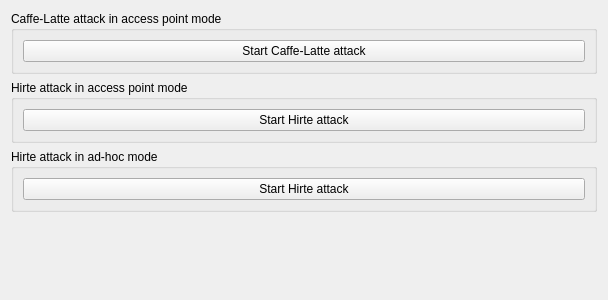
          <widget class="QWidget" name="page">
           <property name="geometry">
            <rect>
             <x>0</x>
             <y>0</y>
             <width>608</width>
             <height>300</height>
            </rect>
           </property>
           <attribute name="label">
            <string>WEP Attack (with clients, in Access Point and Ad-Hoc mode)</string>
           </attribute>
           <layout class="QVBoxLayout">
            <item>
             <widget class="QGroupBox" name="buttonGroup1_2_2_3_2">
              <property name="title">
               <string>Caffe-Latte attack in access point mode</string>
              </property>
              <property name="flat">
               <bool>false</bool>
              </property>
              <property name="checkable">
               <bool>false</bool>
              </property>
              <layout class="QVBoxLayout">
               <item>
                <widget class="QPushButton" name="button_wep_start_latte">
                 <property name="text">
                  <string>Start Caffe-Latte attack</string>
                 </property>
                </widget>
               </item>
              </layout>
             </widget>
            </item>
            <item>
             <widget class="QGroupBox" name="buttonGroup1_2_2_3_2_2">
              <property name="title">
               <string>Hirte attack in access point mode</string>
              </property>
              <property name="flat">
               <bool>false</bool>
              </property>
              <property name="checkable">
               <bool>false</bool>
              </property>
              <layout class="QVBoxLayout">
               <item>
                <widget class="QPushButton" name="button_wep_start_hirte_ap">
                 <property name="text">
                  <string>Start Hirte attack</string>
                 </property>
                </widget>
               </item>
              </layout>
             </widget>
            </item>
            <item>
             <widget class="QGroupBox" name="buttonGroup1_2_2_3_2_3">
              <property name="title">
               <string>Hirte attack in ad-hoc mode</string>
              </property>
              <property name="flat">
               <bool>false</bool>
              </property>
              <property name="checkable">
               <bool>false</bool>
              </property>
              <layout class="QVBoxLayout">
               <item>
                <widget class="QPushButton" name="button_wep_start_hirte_adhoc">
                 <property name="text">
                  <string>Start Hirte attack</string>
                 </property>
                </widget>
               </item>
              </layout>
             </widget>
            </item>
            <item>
             <spacer name="spacer23">
              <property name="orientation">
               <enum>Qt::Vertical</enum>
              </property>
              <property name="sizeType">
               <enum>QSizePolicy::Expanding</enum>
              </property>
              <property name="sizeHint" stdset="0">
               <size>
                <width>41</width>
                <height>111</height>
               </size>
              </property>
             </spacer>
            </item>
           </layout>
          </widget>
